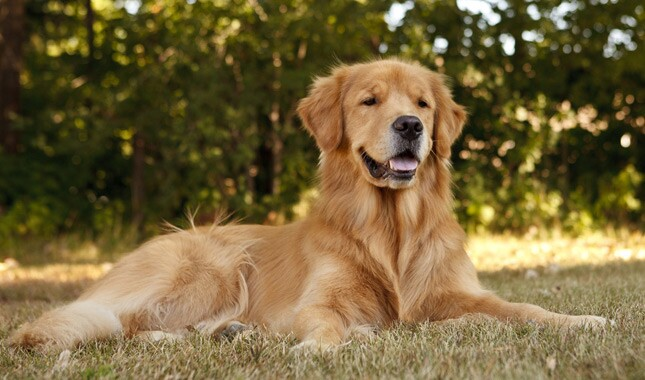
#> input picture golden_retriever.jpeg, 645 x 380 px
$ jupyter execute basic_img_processing.ipynb   (shell and % lines are left out)
#> lines starting #> are read from the running program, lines starting #| are printed output that depends on the picture; after the words box and inside, x2 and y2 are one past the last pixel; in counts of white or black regions, pixels touching at a corner belong together
[cell 1]
import cv2
import numpy as np
import matplotlib.pyplot as plt

[cell 2]
#Reading image using OpenCV
img = cv2.imread("golden_retriever.jpeg",0)
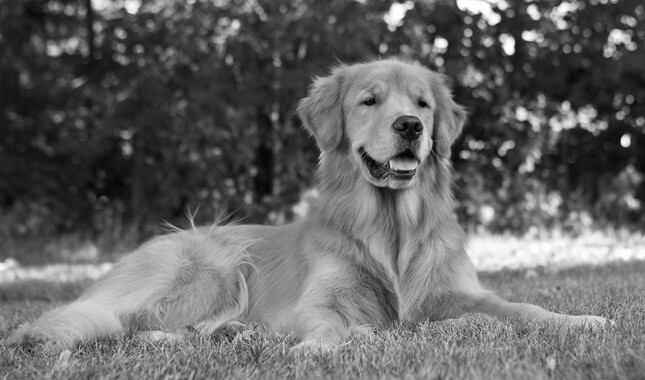
#> img: shape (380, 645); min 0, max 255, mean 101.4

[cell 3]
#Showing image using OpenCV
cv2.imshow("Golden Retriever", img)
cv2.waitKey(0)
cv2.destroyAllWindows()

[cell 4]
#Read image using matplotlib
image = plt.imread("golden_retriever.jpeg")

[cell 5]
#Showing image using matplotlib
plt.imshow(image)

[cell 6]
#Calculate histogram

img = cv2.imread('golden_retriever.jpeg')
#> img is the input picture: shape (380, 645, 3); mean B, G, R 59.5, 100.9, 118.5
vals = img.mean(axis=2).flatten()
counts, bins = np.histogram(vals, range(257))
#> counts = 256 values, max 2910 at index 35, min 0 at index 0, mean 957.4; bins = 257 values from 0 to 256
plt.bar(bins[:-1] - 0.5, counts, width=1, edgecolor='none')
plt.xlim([-0.5, 255.5])
plt.show()
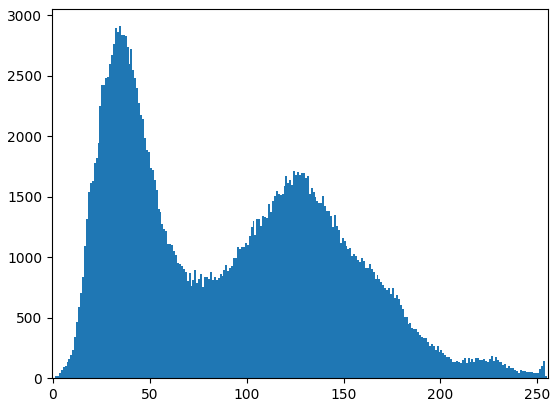
#> figure drawn by matplotlib, 1 panel; tallest bar 2910 high, from x = 34 to 35

[cell 7]
#Calculate histogram on b/w image
img_gray = cv2.imread('golden_retriever.jpeg',0)
plt.hist(img_gray.ravel(),256,[0,256]); plt.show()
#> after `plt.hist(img_gray.ravel(), 256, [0, 256])`:
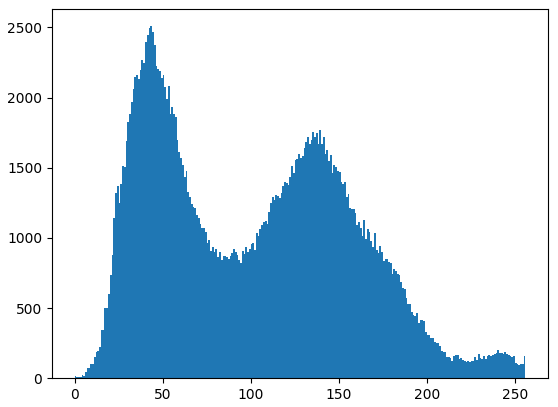
#> figure drawn by matplotlib, 1 panel; tallest bar 2509 high, from x = 43 to 44

[cell 8]
#Median tresholding on entire image
ret,thresh1 = cv2.threshold(img_gray,127,255,cv2.THRESH_BINARY)
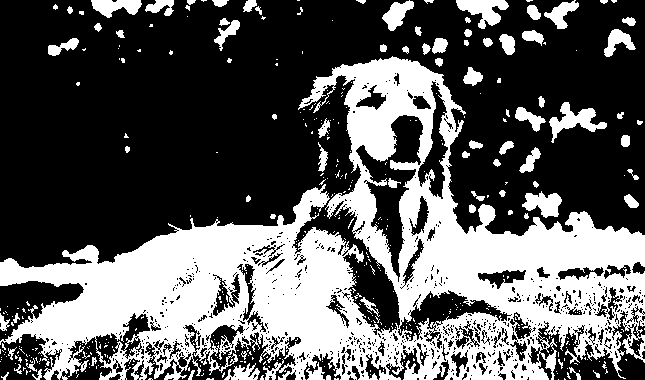
#> thresh1: shape (380, 645); 36.2% white; 436 white regions (354 under 20 px), largest, box (x1, y1, x2, y2) and area: (0, 56, 645, 380) 77450, (549, 102, 607, 143) 867, (456, 0, 509, 29) 803
ret,thresh2 = cv2.threshold(img_gray,127,255,cv2.THRESH_BINARY_INV)
ret,thresh3 = cv2.threshold(img_gray,127,255,cv2.THRESH_TRUNC)
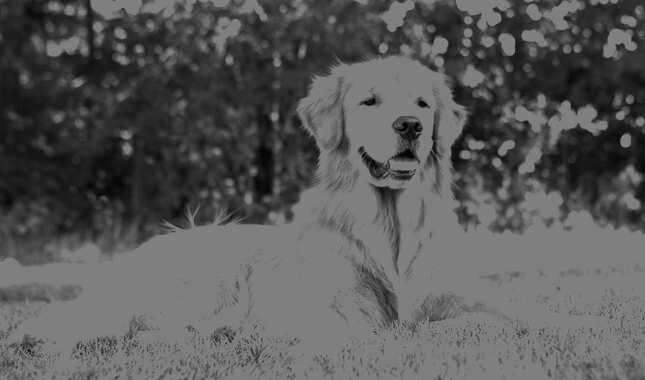
#> thresh3: shape (380, 645); min 0, max 127, mean 88.5
ret,thresh4 = cv2.threshold(img_gray,127,255,cv2.THRESH_TOZERO)
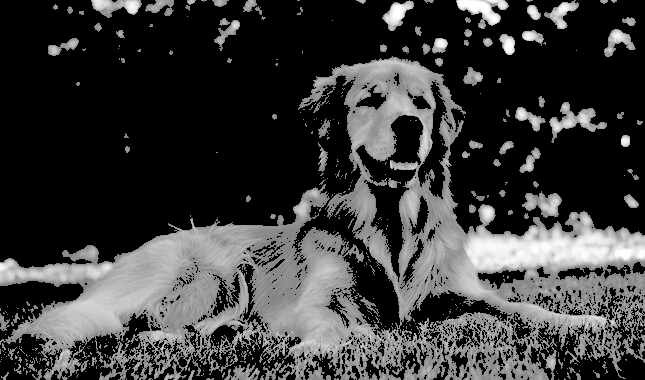
#> thresh4: shape (380, 645); min 0, max 255, mean 58.9
ret,thresh5 = cv2.threshold(img_gray,127,255,cv2.THRESH_TOZERO_INV)
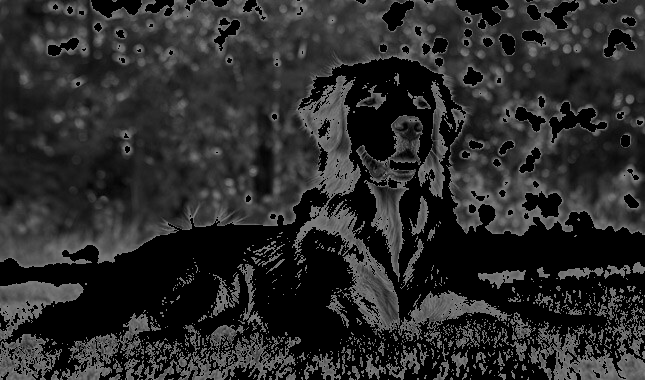
#> thresh5: shape (380, 645); min 0, max 127, mean 42.5


titles = ['Original Image','BINARY','BINARY_INV','TRUNC','TOZERO','TOZERO_INV']
images = [img_gray, thresh1, thresh2, thresh3, thresh4, thresh5]

for i in range(6):
    plt.subplot(2,3,i+1),plt.imshow(images[i],'gray')
    plt.title(titles[i])
    plt.xticks([]),plt.yticks([])

plt.show()

[cell 9]
plt.imshow(img_gray, cmap='gray')

[cell 10]
data = np.asarray(img_gray)

[cell 11]
data

[cell 12]
#ROW wise image thresholding

[cell 13]
#calculate median of each row
median_row = []

for row in data:
    median_row.append(np.median(row))
#> after the loop, median_row = 380 values, max 166 at index 259, min 37 at index 166, mean 91.71

[cell 14]
median_row
#> Out has the same summary as median_row

[cell 15]
#for each row, check each pixel and if the intensity is less than median value then assign 0, else assign 255
median_count=0
for row in data:
    for i in range(len(row)):
        if row[i]<median_row[median_count]:
            row[i]=0
        else:
            row[i]=255
    median_count= median_count+1
#> after the loop, median_count = 380

[cell 16]
data

[cell 17]
#convert from array to image
from PIL import Image
image2 = Image.fromarray(data)
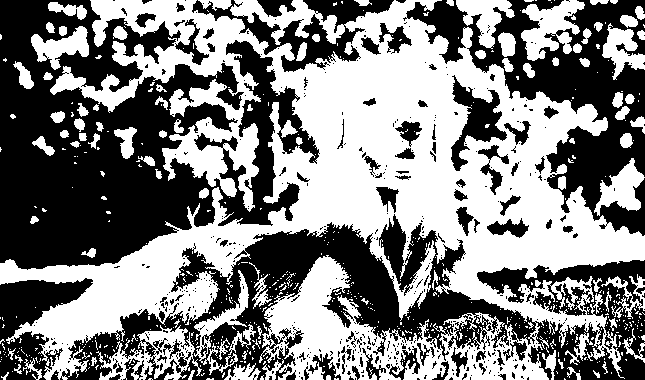
#> image2: PIL image 645x380 L; 50.7% white; 496 black regions (414 under 20 px), largest, box (x1, y1, x2, y2) and area: (0, 0, 320, 270) 47184, (60, 214, 645, 380) 34400, (403, 0, 645, 236) 18894

[cell 18]
plt.imshow(image2, cmap='gray')

[cell 19]
#COLUMN wise image thresholding

[cell 20]
img_gray = cv2.imread('golden_retriever.jpeg',0)
plt.imshow(img_gray, cmap='gray')

[cell 21]
data = np.asarray(img_gray)

[cell 22]
data

[cell 23]
#rotate image to convert columns to rows
data = np.rot90(data, k=1, axes=(0,1))
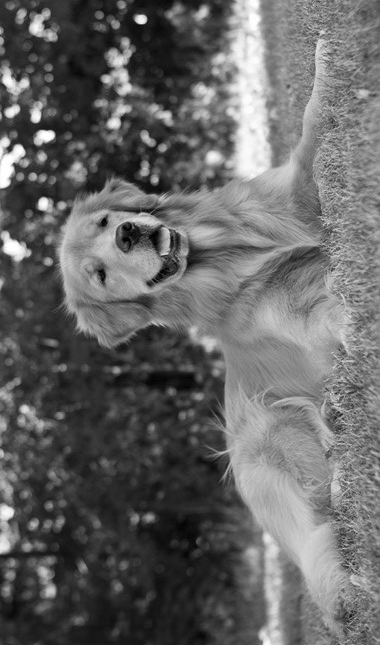
#> data: shape (645, 380); min 0, max 255, mean 101.4

[cell 24]
data

[cell 25]
#calculate median of each row
median_row = []

for row in data:
    median_row.append(np.median(row))
#> after the loop, median_row = 645 values, max 143 at index 217, min 42.5 at index 634, mean 93.39

[cell 26]
#for each row, check each pixel and if the intensity is less than median value then assign 0, else assign 255
median_count=0
for row in data:
    for i in range(len(row)):
        if row[i]<median_row[median_count]:
            row[i]=0
        else:
            row[i]=255
    median_count= median_count+1
#> after the loop, median_count = 645

[cell 27]
data

[cell 28]
#re rotate array to convert rows into columns

data = np.rot90(data, k=1, axes=(1,0))
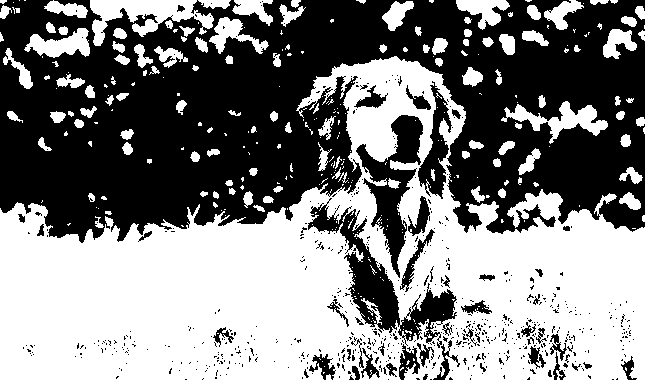
#> data: shape (380, 645); 50.3% white; 612 black regions (562 under 20 px), largest, box (x1, y1, x2, y2) and area: (0, 0, 645, 243) 104305, (308, 198, 457, 348) 5212, (356, 115, 423, 278) 3896
